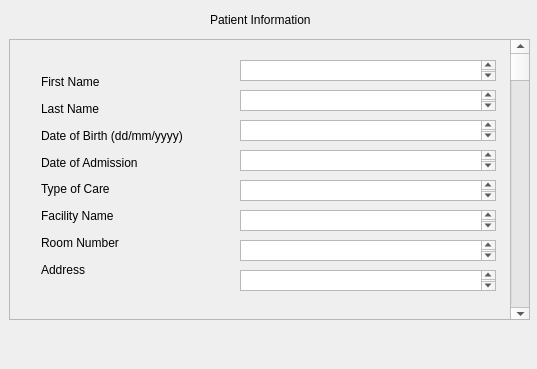
<?xml version="1.0" encoding="UTF-8"?>
<ui version="4.0">
 <class>PatientWindow</class>
 <widget class="QMainWindow" name="PatientWindow">
  <property name="geometry">
   <rect>
    <x>0</x>
    <y>0</y>
    <width>537</width>
    <height>369</height>
   </rect>
  </property>
  <property name="windowTitle">
   <string>PatientWindow</string>
  </property>
  <widget class="QWidget" name="centralWidget">
   <widget class="QScrollArea" name="scrollArea">
    <property name="geometry">
     <rect>
      <x>9</x>
      <y>39</y>
      <width>521</width>
      <height>281</height>
     </rect>
    </property>
    <property name="widgetResizable">
     <bool>true</bool>
    </property>
    <widget class="QWidget" name="scrollAreaWidgetContents">
     <property name="geometry">
      <rect>
       <x>0</x>
       <y>0</y>
       <width>519</width>
       <height>279</height>
      </rect>
     </property>
     <widget class="QScrollBar" name="verticalScrollBar">
      <property name="geometry">
       <rect>
        <x>500</x>
        <y>0</y>
        <width>21</width>
        <height>281</height>
       </rect>
      </property>
      <property name="orientation">
       <enum>Qt::Vertical</enum>
      </property>
     </widget>
     <widget class="QTextBrowser" name="textBrowser">
      <property name="geometry">
       <rect>
        <x>230</x>
        <y>20</y>
        <width>256</width>
        <height>21</height>
       </rect>
      </property>
     </widget>
     <widget class="QTextBrowser" name="textBrowser_2">
      <property name="geometry">
       <rect>
        <x>230</x>
        <y>50</y>
        <width>256</width>
        <height>21</height>
       </rect>
      </property>
     </widget>
     <widget class="QTextBrowser" name="textBrowser_3">
      <property name="geometry">
       <rect>
        <x>230</x>
        <y>80</y>
        <width>256</width>
        <height>21</height>
       </rect>
      </property>
     </widget>
     <widget class="QTextBrowser" name="textBrowser_4">
      <property name="geometry">
       <rect>
        <x>230</x>
        <y>110</y>
        <width>256</width>
        <height>21</height>
       </rect>
      </property>
     </widget>
     <widget class="QTextBrowser" name="textBrowser_5">
      <property name="geometry">
       <rect>
        <x>230</x>
        <y>140</y>
        <width>256</width>
        <height>21</height>
       </rect>
      </property>
     </widget>
     <widget class="QTextBrowser" name="textBrowser_6">
      <property name="geometry">
       <rect>
        <x>230</x>
        <y>170</y>
        <width>256</width>
        <height>21</height>
       </rect>
      </property>
     </widget>
     <widget class="QTextBrowser" name="textBrowser_7">
      <property name="geometry">
       <rect>
        <x>230</x>
        <y>200</y>
        <width>256</width>
        <height>21</height>
       </rect>
      </property>
     </widget>
     <widget class="QTextBrowser" name="textBrowser_15">
      <property name="geometry">
       <rect>
        <x>230</x>
        <y>230</y>
        <width>256</width>
        <height>21</height>
       </rect>
      </property>
     </widget>
     <widget class="QWidget" name="">
      <property name="geometry">
       <rect>
        <x>20</x>
        <y>20</y>
        <width>187</width>
        <height>231</height>
       </rect>
      </property>
      <layout class="QVBoxLayout" name="verticalLayout">
       <item>
        <widget class="QLabel" name="label_2">
         <property name="text">
          <string>First Name</string>
         </property>
        </widget>
       </item>
       <item>
        <widget class="QLabel" name="label_3">
         <property name="text">
          <string>Last Name</string>
         </property>
        </widget>
       </item>
       <item>
        <widget class="QLabel" name="label_4">
         <property name="text">
          <string>Date of Birth (dd/mm/yyyy)</string>
         </property>
        </widget>
       </item>
       <item>
        <widget class="QLabel" name="label_5">
         <property name="text">
          <string>Date of Admission</string>
         </property>
        </widget>
       </item>
       <item>
        <widget class="QLabel" name="label_7">
         <property name="text">
          <string>Type of Care</string>
         </property>
        </widget>
       </item>
       <item>
        <widget class="QLabel" name="label_6">
         <property name="text">
          <string>Facility Name</string>
         </property>
        </widget>
       </item>
       <item>
        <widget class="QLabel" name="label_8">
         <property name="text">
          <string>Room Number</string>
         </property>
        </widget>
       </item>
       <item>
        <widget class="QLabel" name="label_9">
         <property name="text">
          <string>Address</string>
         </property>
        </widget>
       </item>
      </layout>
     </widget>
    </widget>
   </widget>
   <widget class="QLabel" name="label">
    <property name="geometry">
     <rect>
      <x>210</x>
      <y>10</y>
      <width>141</width>
      <height>20</height>
     </rect>
    </property>
    <property name="text">
     <string>Patient Information</string>
    </property>
   </widget>
  </widget>
  <widget class="QMenuBar" name="menuBar">
   <property name="geometry">
    <rect>
     <x>0</x>
     <y>0</y>
     <width>537</width>
     <height>25</height>
    </rect>
   </property>
  </widget>
 </widget>
 <layoutdefault spacing="6" margin="11"/>
 <resources/>
 <connections/>
</ui>
